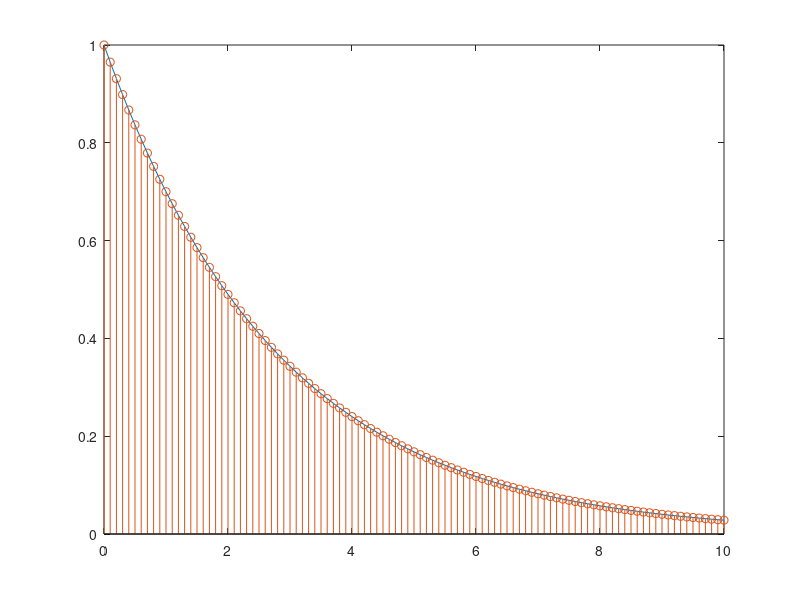

This figure's MATLAB source:
n=0:1/10:10; a=0.7; 

% Discrete time version
x = a .^ n;

% Continuous time version
t = 0:0.1:10;
y = a .^ t;

plot(t, y);
hold on
stem(n,x);
